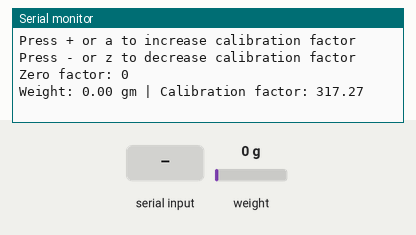
Bench run of a sketch on a simulated Arduino Uno, built with avr-gcc and run on an emulated ATmega328P. Shown: the last lines printed to the serial monitor. The inputs (shaded band) are chosen by the test bench; at power-on: weight on the scale 0 g.

Above: at 3.3 s.
3.4 s: weight on the scale set to 100 g
At 4.1 s:
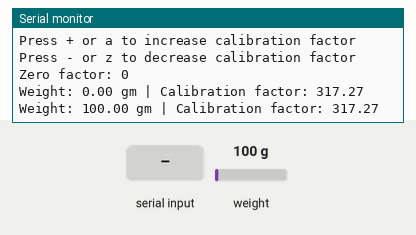
4.9 s: "+" received over Serial
At 6.3 s:
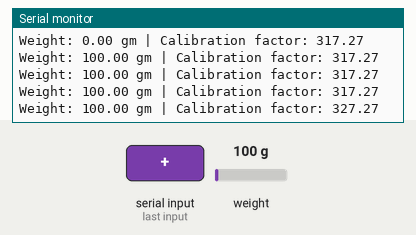
6.4 s: "a" received over Serial
At 7.8 s:
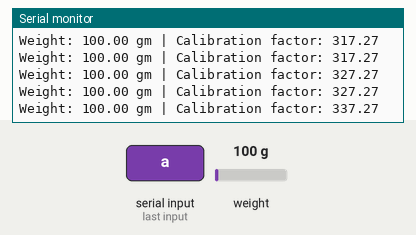
7.9 s: weight on the scale set to 1250 g
At 8.9 s:
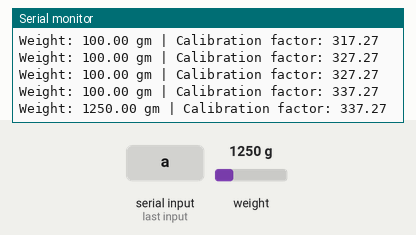
Timing chart, 0 to 10.4 s (numbered marks = the images above; inputs shaded):
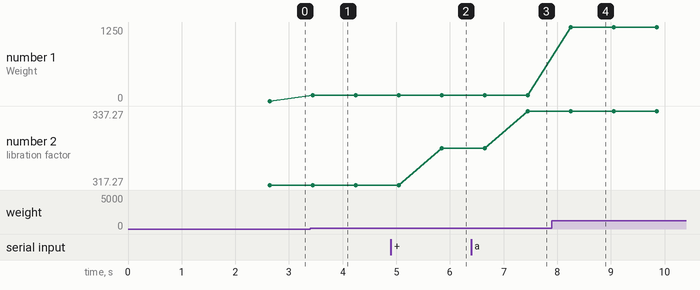

The sketch:

caliberation.ino
```cpp
#include "HX711.h"

#define DOUT  4
#define CLK   5
HX711 scale(DOUT, CLK);

float weight;
float calibration_factor = 317.27 ; // Start with your known value
//float calibration_factor = 97.27 ;
//float calibration_factor = 209.34 ; //for 3.3v just trying
void setup() {
  Serial.begin(9600);
  Serial.println("HX711 calibration sketch");
  Serial.println("Remove all weight from scale");
  Serial.println("After readings begin, place known weight on scale");
  Serial.println("Press + or a to increase calibration factor");
  Serial.println("Press - or z to decrease calibration factor");

  scale.set_scale();
  scale.tare(); // Reset the scale to 0

  long zero_factor = scale.read_average();
  Serial.print("Zero factor: ");
  Serial.println(zero_factor);
}

void loop() {
  // Adjust scale with the current calibration factor
  scale.set_scale(calibration_factor);
  weight = scale.get_units(5);

  if (weight < 0) {
    weight = 0.00;
  }

  // Print weight and calibration info
  Serial.print("Weight: ");
  Serial.print(weight);
  Serial.print(" gm");
  Serial.print(" | Calibration factor: ");
  Serial.println(calibration_factor);

  // Check for serial input to adjust calibration factor
  if (Serial.available()) {
    char input = Serial.read();
    if (input == '+' || input == 'a') {
      calibration_factor += 10;
    } else if (input == '-' || input == 'z') {
      calibration_factor -= 10;
    }
  }

  delay(300);
}
```

Measured:
- after the input at 3.4 s, the serial monitor: prints a new line at once (image 1)
- after the input at 4.9 s, the serial monitor: prints a new line after 0.94 s (image 2)
- after the input at 6.4 s, the serial monitor: prints a new line after 1.0 s (image 3)
- after the input at 7.9 s, the serial monitor: prints a new line after 0.35 s (image 4)
- plotted number 1: 0 → 100 after the input at 3.4 s, 100 → 1250 after the input at 7.9 s
- plotted number 2: 317.27 → 327.27 after the input at 4.9 s, 327.27 → 337.27 after the input at 6.4 s
